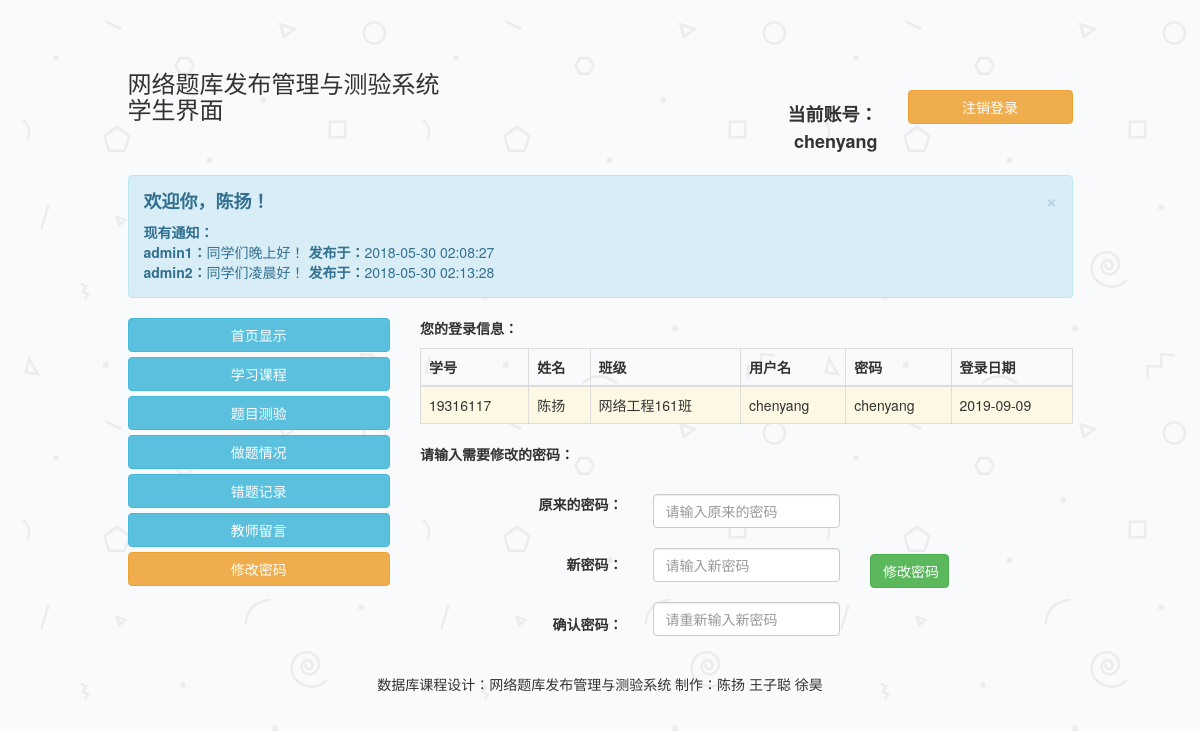
The page /系统源代码/QuestionManageSystem/studentSystem/manage/edit_password.php (signed in) on the database its author committed.
### tables this page shows
CREATE TABLE IF NOT EXISTS `student_info` (
  `student_id` char(20) NOT NULL,
  `student_name` char(20) NOT NULL,
  `student_class` char(20) DEFAULT NULL,
  `student_username` char(20) DEFAULT NULL
);

CREATE TABLE IF NOT EXISTS `notice_student` (
  `admin_username` char(20) NOT NULL,
  `notice_contents` char(200) DEFAULT NULL,
  `notice_time` datetime DEFAULT NULL
);

CREATE TABLE IF NOT EXISTS `student_account` (
  `student_username` char(20) NOT NULL,
  `student_password` char(20) NOT NULL
);

### 系统源代码/QuestionManageSystem/studentSystem/manage/edit_password.php (the view, shortened to what this page needs)
<!DOCTYPE html>
<html>
<head>
   <link rel="stylesheet" href="../../css/bootstrap.min.css">
</head>
<body background="..\login\images\back.png">
<?php
	if (isset ( $_SESSION ["code"] )) {
		$con=mysqli_connect("localhost","root","root","stu_test");
		mysqli_query($con,"set names 'utf8'");
?>
<div class="container">
	<div class="row clearfix">
		<div class="col-md-12 column">
			<p>
				<br><br>
			</p>
		</div>
	</div>
	<div class="row clearfix">
		<div class="col-md-1 column">
		</div>
		<div class="col-md-4 column">
			<h3>
				网络题库发布管理与测验系统<br>学生界面
			</h3>
		</div>
		<div class="col-md-2 column">
		</div>
		<div class="col-md-2 column">
			<p class="text-right" style="font-size:18px">
			<br><br><strong>当前账号：<?php echo "${_SESSION["username"]}"; ?></strong>
			</p>
		</div>
		<div class="col-md-2 column">
			<br><br><button type="button" class="btn btn-default btn-block btn-warning" onclick="window.location.href='exit.php'">注销登录</button>
		</div>
		<div class="col-md-1 column">
		</div>
	</div>
	<div class="row clearfix">
		<div class="col-md-12 column">
		</div>
	</div>
	<div class="row clearfix">
		<div class="col-md-1 column">
		</div>
		<div class="col-md-10 column">
			<div class="alert alert-dismissable alert-info">
				 <button type="button" class="close" data-dismiss="alert" aria-hidden="true">×</button>
				 <?php
						$result=mysqli_query($con,"select student_info.*,student_account.* from student_info,student_account where student_info.student_username=student_account.student_username and student_info.student_username='${_SESSION["username"]}'");
						$bookinfo=mysqli_fetch_array($result);
						$student_id=$bookinfo["student_id"];
						$student_name=$bookinfo["student_name"];
						$student_class=$bookinfo["student_class"];
                        $username=$bookinfo["student_username"];
                        $password=$bookinfo["student_password"];
					?>
				<h4>
				<strong>欢迎你，<?php echo "$student_name"?>！</strong></h4>
				<?php
					$notice_check=mysqli_query($con,"select * from notice_student");
					$notice=mysqli_fetch_array($notice_check);
					if(!$notice){
						echo '<strong>目前暂无管理员发布的通知。</strong><br>'.'在开始使用本系统前，请详细阅读界面首页的操作使用提示！';
					}else{
						echo '<strong>'.'现有通知：'.'</strong>'.'<br>';
						$notice_check=mysqli_query($con,"select * from notice_student");
						while($row_notice=mysqli_fetch_assoc($notice_check)){
							echo '<strong>'.$row_notice['admin_username'].'：</strong>'.$row_notice['notice_contents'].'          '.'<strong>发布于：</strong>'.$row_notice['notice_time'].'<br>';
						}
					}
				?>
			</div>
		</div>
		<div class="col-md-1 column">
		</div>
	</div>
	<div class="row clearfix">
		<div class="col-md-1 column">
		</div>
		<div class="col-md-3 column">
			 <button type="button" class="btn btn-default btn-block btn-info" onclick="window.location.href='index.php'">首页显示</button>
			 <button type="button" class="btn btn-default btn-block btn-info" onclick="window.location.href='course_choose.php'">学习课程</button>
			 <button type="button" class="btn btn-default btn-block btn-info" onclick="window.location.href='do_question.php?if=2&degree=0'">题目测验</button>
			 <button type="button" class="btn btn-default btn-block btn-info" onclick="window.location.href='question_condition.php'">做题情况</button>
			 <button type="button" class="btn btn-default btn-block btn-info" onclick="window.location.href='wrong_question_record.php'">错题记录</button>
			 <button type="button" class="btn btn-default btn-block btn-info" onclick="window.location.href='leave_message.php'">教师留言</button>
			 <button type="button" class="btn btn-default btn-block btn-warning" onclick="window.location.href='edit_password.php'">修改密码</button>
		</div>
		<div class="col-md-7 column">
			<p>
				 <strong>您的登录信息：</strong>
			</p>
			<table class="table table-bordered table-hover">
				<thead>
					<tr>
						<th>
							学号
						</th>
						<th>
							姓名
						</th>
						<th>
							班级
						</th>
						<th>
							用户名
						</th>
						<th>
							密码
						</th>
						<th>
							登录日期
						</th>
					</tr>
				</thead>
				<tbody>
				<tr class="warning">
					<td>
						<?php echo "$student_id" ?>
					</td>
					<td>
						<?php echo "$student_name"	?>
					</td>
					<td>
					<?php echo "$student_class"	?>
					</td>
					<td>
						<?php echo "$username"	?>
					</td>
					<td>
						<?php echo "$password"	?>
					</td>
					<td>
						<?php echo date("Y-m-d");?>
					</td>
				</tr>
				</tbody>
			</table>
			<p>
				<strong>请输入需要修改的密码：</strong><br><br>
			</p>
            <form action="edit_password_action.php" method="post" role="form">
				<div class="col-md-4 column">
					<p class="text-right">
						 <strong>原来的密码：</strong><br><br><br>
						 <strong>新密码：</strong><br><br><br>
                         <strong>确认密码：</strong>
					</p>
				</div>
				<div class="col-md-4 column">
				<input type="text" name="old_password" class="form-control" id="name" placeholder="请输入原来的密码">
				<br>
				<input type="text" name="new_password" class="form-control" id="name" placeholder="请输入新密码">
                <br>
                <input type="text" name="confirm_password" class="form-control" id="name" placeholder="请重新输入新密码">
				</div>
				<div class="col-md-2 column">
					<br><br><br>
					 <button type="submit" class="btn btn-default btn-block btn-success">修改密码</button>
				</div>
				</form>
		</div>
		<div class="col-md-1 column">
		</div>
	</div>
	<div class="row clearfix">
		<div class="col-md-1 column">
		</div>
		<div class="col-md-10 column">
			<p>
				 <br>
			</p>
			<p class="text-center">
				 数据库课程设计：网络题库发布管理与测验系统    制作：陈扬    王子聪    徐昊
			</p>
		</div>
		<div class="col-md-1 column">
		</div>
	</div>
</div>
<?php
}
?>
</body>

### rows shown on the page
student_info: student_name "陈扬", student_id "19316117", student_class "网络工程161班", student_account.student_username "chenyang", student_account.student_password "chenyang"
notice_student: admin_username "admin1", notice_contents "同学们晚上好！", notice_time "2018-05-30 02:08:27"
notice_student: admin_username "admin2", notice_contents "同学们凌晨好！", notice_time "2018-05-30 02:13:28"

### other values the page prints
_SESSION["username"] "chenyang"
